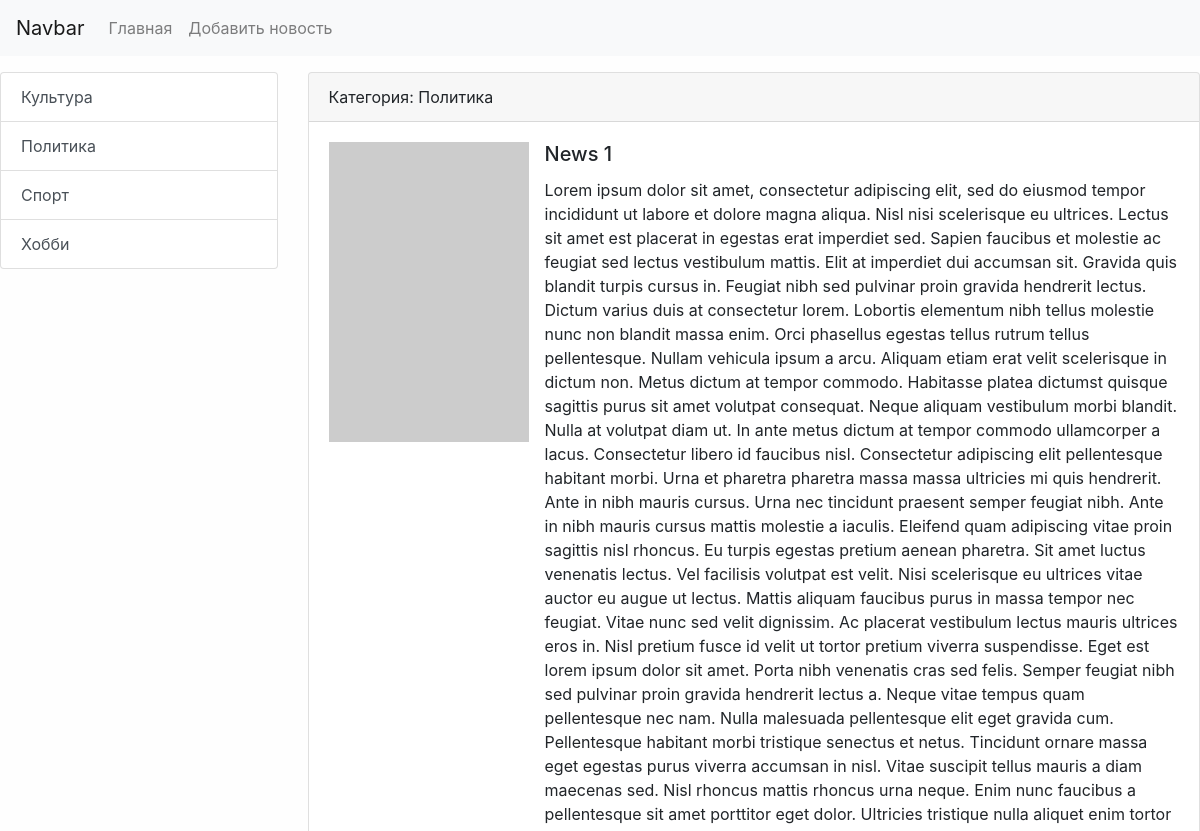
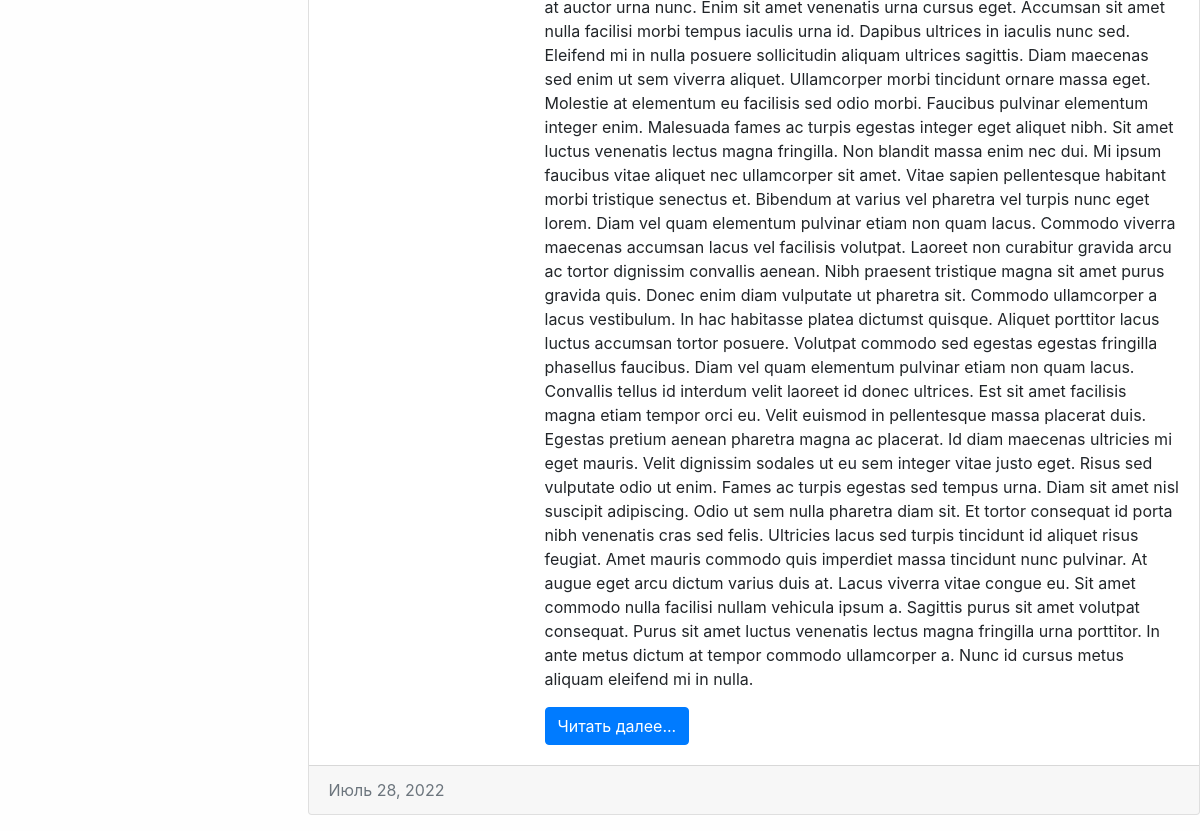
The app's page /category/1/, older data (2 pictures, top to bottom).
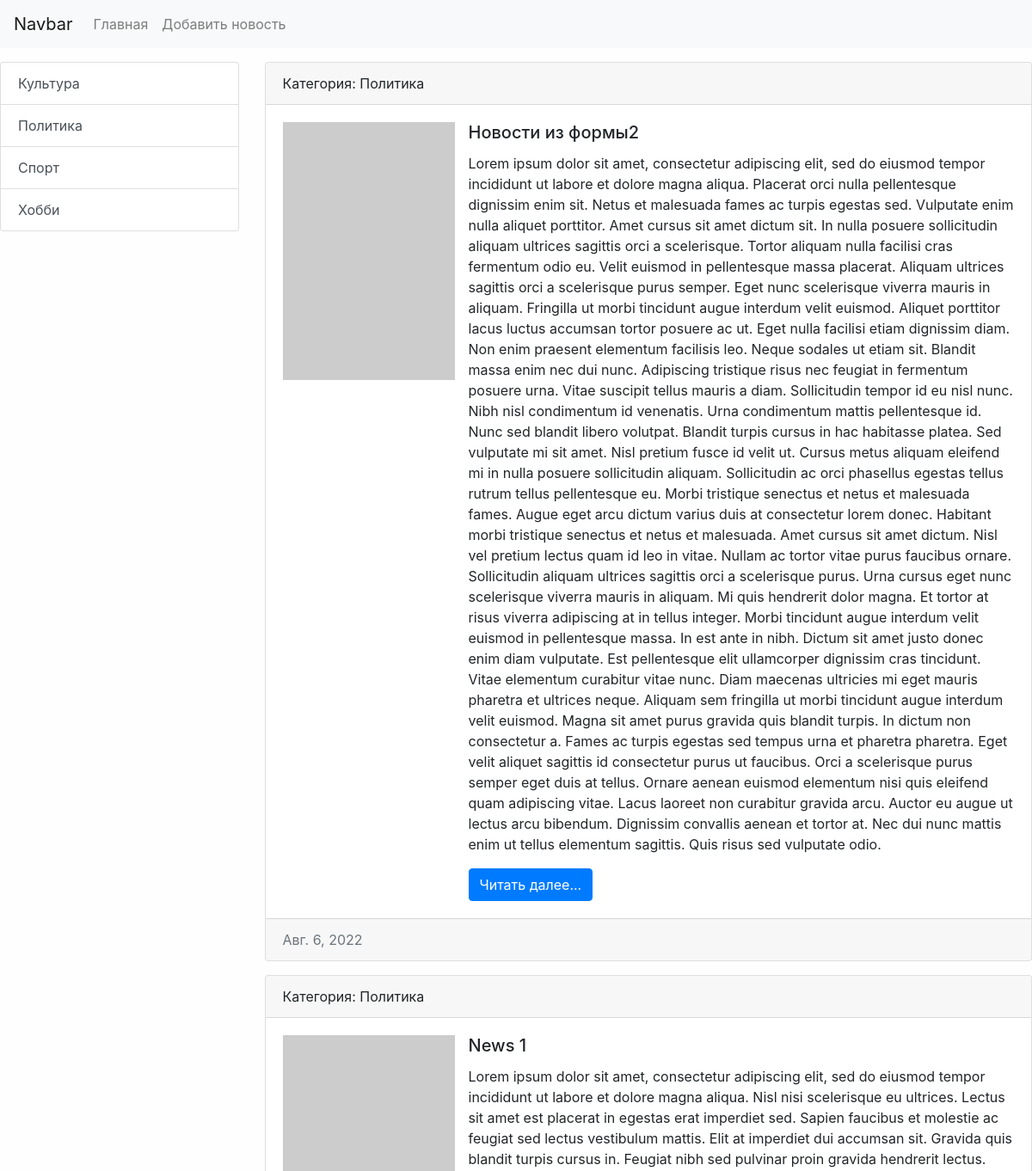
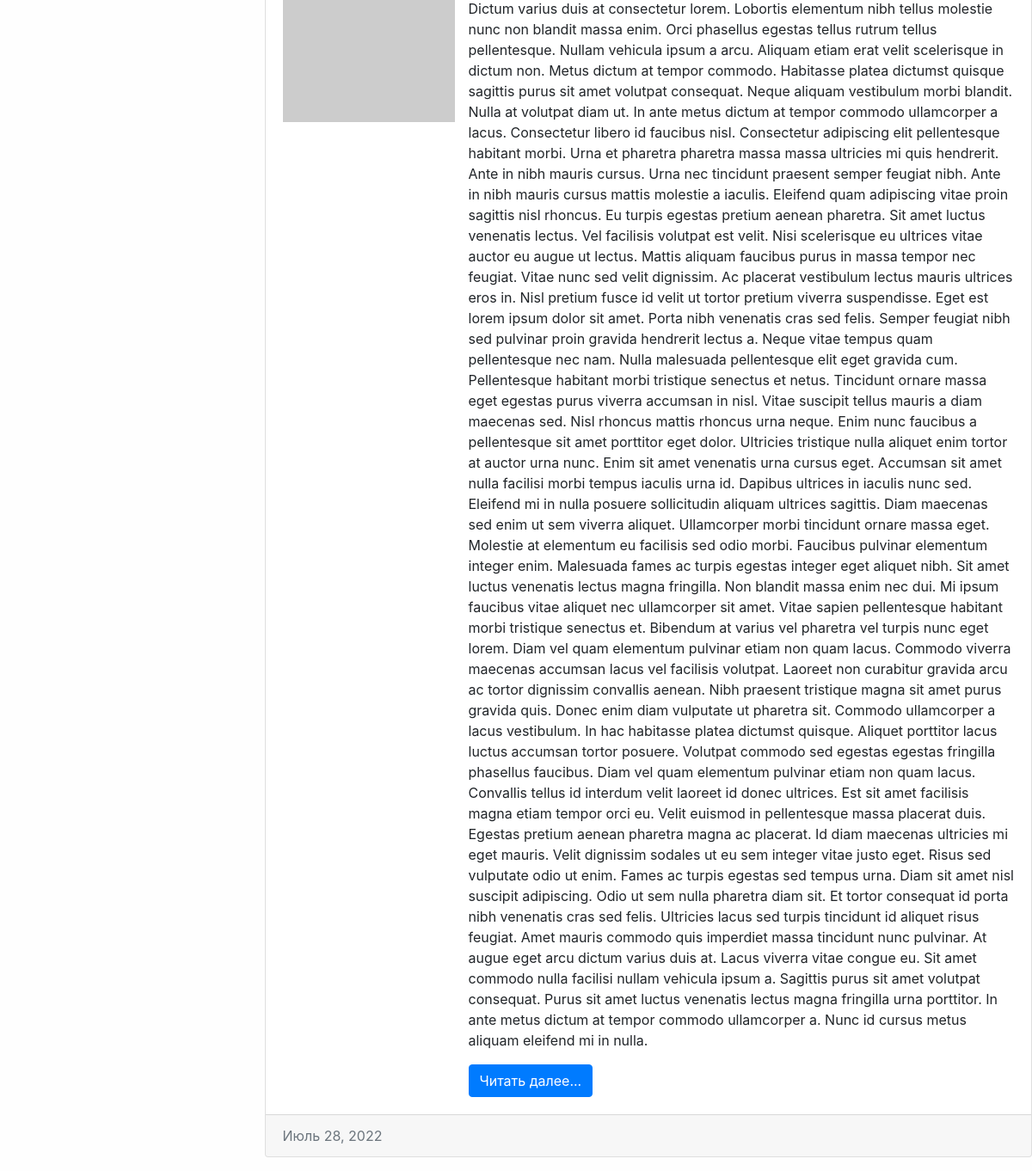
The same page, newer data (2 pictures, top to bottom).
### news/models.py (models this page shows, shortened)
class Category(models.Model):
    title = models.CharField(max_length=150, db_index=True, verbose_name='Наименование категории')
    def get_absolute_url(self):
        return reverse('category', kwargs={"category_id": self.pk})
    def __str__(self):
        return self.title
    class Meta:
        verbose_name = 'Категория'
        verbose_name_plural = 'Категории'
        ordering = ['title']

class News(models.Model):
    title = models.CharField(max_length=150, verbose_name='Заголовок')
    content = models.TextField(blank=True, verbose_name='Контент')
    created_at = models.DateTimeField(auto_now_add=True, verbose_name='Дата публикации')  # рег.даты создания
    updated_at = models.DateTimeField(auto_now=True, verbose_name='Дата изменения')  # рег.даты изменения
    photo = models.ImageField(upload_to='photos/%Y/%m/%d/', verbose_name='Фото',
                              blank=True)  # параметр показывает куда сохранять
    is_published = models.BooleanField(default=True, verbose_name='Опубликовано?')
    category = models.ForeignKey('Category', on_delete=models.PROTECT, null=True, verbose_name='Категория')
    class Meta:
        verbose_name = 'Новость'
        verbose_name_plural = 'Новости'
        ordering = ['-created_at', '-title']

### news/views.py (the view)
# urls.py: path('category/<int:category_id>/', get_category, name='category'),
def get_category(request, category_id):
    news = News.objects.filter(category_id=category_id)
    category = Category.objects.get(pk=category_id)
    context = {'news': news,
               'category': category}
    return render(request,
                  template_name='news/category.html',
                  context=context)

### news/templatetags/news_tags.py (called while the page is built)
@register.inclusion_tag('news/list_categories.html')
def show_categories(arg1 = 'Hello', arg2 = 'world'):
    categories = Category.objects.all()
    return {'categories':categories, 'arg1':arg1, 'arg2':arg2}

### news/templates/news/category.html
{% extends 'base.html' %}
{% block sidebar %}
    {% include 'inc/_sidebar.html' %}
{% endblock %}
{% block content %}
    {% for item in news %}
        <div class="card mb-3">
            <div class="card-header">
                Категория: {{ item.category }}
            </div>
            <div class="card-body">
                <div class="media">
                    {% if item.photo %}
                        <img src="{{ item.photo.url }}" alt="" width="200" class="mr-3">
                    {% else %}
                        <img src="https://picsum.photos/200/300?grayscale" alt="" class="mr-3">
                    {% endif %}
                    <div class="media-body">
                        <h5 class="card-title">{{ item.title }}</h5>
                        <p class="card-text ">{{ item.content }}</p>
                        <a href="#" class="btn btn-primary">Читать далее...</a>
                    </div>
                </div>
            </div>
            <div class="card-footer text-muted">
                {{ item.created_at|date }}
            </div>
        </div>
    {% endfor %}
{% endblock %}

### news/templates/news/list_categories.html
<div class="list-group">
    {% for item in categories %}
        <a href="{{ item.get_absolute_url }}"
           class="list-group-item list-group-item-action">{{ item.title }}</a>
    {% endfor %}
</div>

Row changes from the older to the newer data that the page shows:
added News: category "Политика", title "Новости из формы2", content "Lorem ipsum dolor sit amet, consectetur adipiscing elit, sed do eiusmod tempor incididunt ut labore et dolore magna aliqua. Placerat orci nulla pellentesque dignissim enim sit. Netus et malesuada fames ac turpis egestas sed. Vulputate enim nulla aliquet porttitor. Amet cursus sit amet dictum sit. In nulla posuere sollicitudin aliquam ultrices sagittis orci a scelerisque. Tortor aliquam nulla facilisi cras fermentum odio eu. Velit euismod in pellentesque massa placerat. Aliquam ultrices sagittis orci a scelerisque purus semper. Eget nunc scelerisque viverra mauris in aliquam. Fringilla ut morbi tincidunt augue interdum velit euismod. Aliquet porttitor lacus luctus accumsan tortor posuere ac…", created_at "Авг. 6, 2022"
